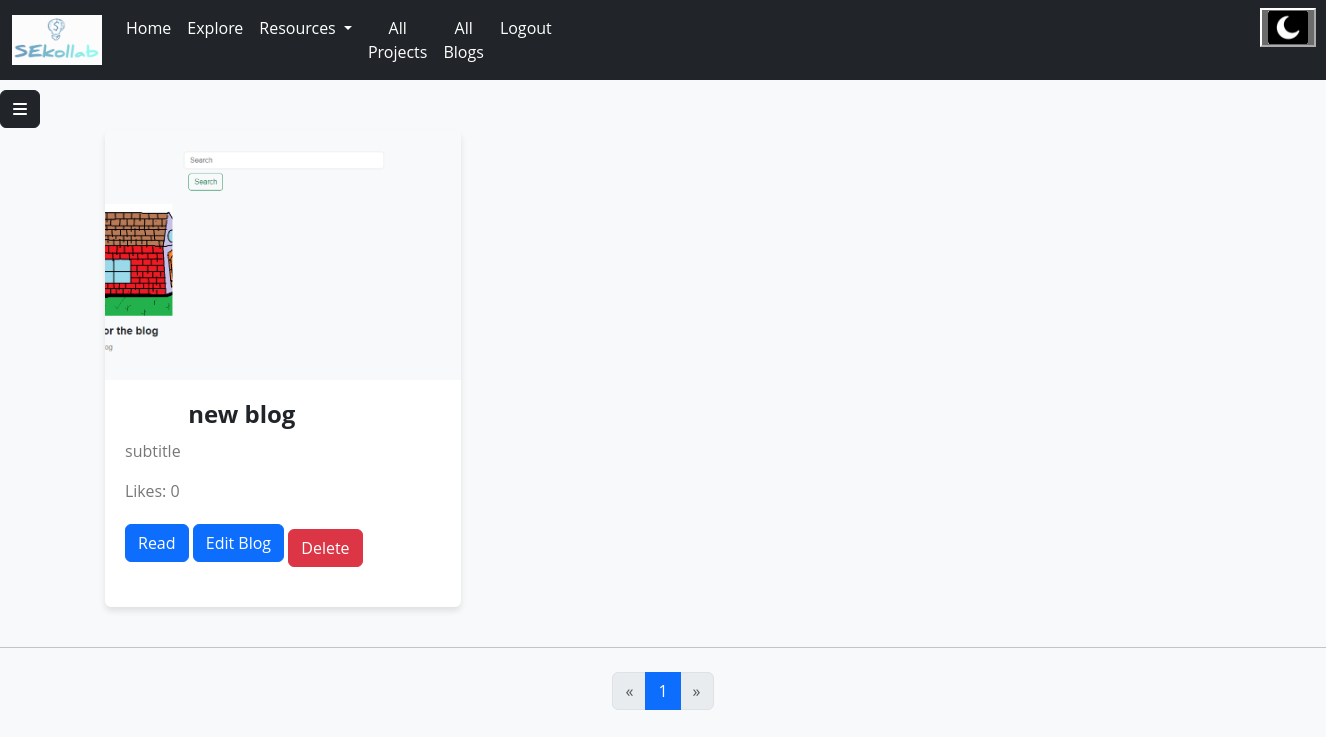
/myblogs (signed in), run on the app's committed database.
### models.py (models this page shows)
class Blog(db.Model):
    __tablename__ = "blogs"
    id = Column(Integer, primary_key=True, autoincrement=True)
    user_id = Column(Integer, ForeignKey('users.id'))
    title = Column(String, nullable=False)
    subtitle = Column(String, nullable=False)
    content = Column(String, nullable=False)
    blog_image = Column(String)
    like = Column(Integer, nullable=False, default=0)
    date = Column(String, default=datetime.date.today().strftime("%B %d, %Y"))
    author = relationship("User", back_populates="blogs")
    user = relationship("User", back_populates="blogs")

### main.py (the view)
@app.route("/myblogs", methods=["GET", "POST"])
@login_required
def myblogs():
    page = request.args.get("page", default=1, type=int)
    per_page = 10
    offset = (page - 1) * per_page
    blogs = Blog.query.filter_by(user_id=current_user.id).offset(offset).limit(per_page).all()
    user = User.query.filter_by(id=current_user.id).first()
    total_records = Blog.query.count()
    total_pages = (total_records // per_page) + (1 if total_records % per_page > 0 else 0)
    return render_template("myblogs.html", user=user, page=page, total_pages=total_pages, blogs=blogs)

### main.py (called while the page is built)
@login_manager.user_loader
def load_user(user_id):
    return User.query.get(int(user_id))

### templates/myblogs.html (shortened to what this page needs)
<!DOCTYPE html>
<html lang="en">
<head>
  <link href="https://your-font-service.com/fonts/css/style.css" rel="stylesheet">
  <link href="https://cdn.jsdelivr.net/npm/bootstrap@5.3.3/dist/css/bootstrap.min.css" rel="stylesheet">
  <link rel="stylesheet" href="../static/css/myblogs.css">
  <link rel="stylesheet" href="../static/css/sidebar.css">
</head>
<body>
  {% include "navigationloggedin.html" %}
  {% include "sidebar.html" %}
  <div class="container">
    {% if blogs %}
    <div class="row">
      {% for blog in blogs %}
      <div class="col-12 col-sm-6 col-md-6 col-lg-4 mb-4">
        <div class="card h-100">
          <img src="../{{ blog.blog_image}}" class="card-img-top" alt="Blog Image">
          <div class="card-body">
            <h5 class="card-title">{{ blog.title }}</h5>
            <p class="card-text">{{ blog.subtitle }}</p>
            <p class="card-text">Likes: {{ blog.like }}</p>
            <a href="{{ url_for('Specficblog', id=blog.id) }}"><button type="button" class="btn btn-primary">Read</button></a>
            <a href="{{ url_for('editblog', id=blog.id) }}"><button type="button" class="btn btn-primary">Edit Blog</button></a>
            <form action="{{ url_for('deleteblog', id=blog.id) }}" method="post" style="display:inline;">
              <button type="submit" class="btn btn-danger">Delete</button>
            </form>
          </div>
        </div>
      </div>
      {% endfor %}
    </div>
    {% else %}
    <h3 class="text-center">You have no blogs yet</h3>
    <div class="text-center">
      <a href="{{ url_for('newblog') }}"><button type="button" class="btn btn-info">Add new Blog</button></a>
    </div>
    {% endif %}
  </div>
  <hr>
  <nav class="my-4" aria-label="...">
    <ul class="pagination justify-content-center">
      <li class="page-item {{ 'disabled' if page <= 1 else '' }}">
        <a class="page-link" href="{{ url_for('allblogs', page=page-1) }}" tabindex="-1" aria-disabled="{{ 'true' if page <= 1 else 'false' }}">&laquo;</a>
      </li>
      {% for p in range(1, total_pages + 1) %}
      <li class="page-item {{ 'active' if p == page else '' }}">
        <a class="page-link" href="{{ url_for('allblogs', page=p) }}">{{ p }}</a>
      </li>
      {% endfor %}
      <li class="page-item {{ 'disabled' if page >= total_pages else '' }}">
        <a class="page-link" href="{{ url_for('allblogs', page=page+1) }}">&raquo;</a>
      </li>
    </ul>
  </nav>
</body>
</html>

### static/css/myblogs.css (style rules this page uses)
body { font-family: 'Open Sans', sans-serif; background-color: #f8f9fa; }
a { text-decoration: none; }
.card { border: none; box-shadow: 0 4px 6px rgba(0, 0, 0, 0.1); transition: transform 0.3s; margin-bottom: 30px; }
.card-img-top { width:100%; height: 250px; object-fit: cover; }
.card-body { padding: 20px; }
.card-title { font-size: 24px; font-weight: 700; margin-bottom: 10px; margin-left: 20%; }
.card-text { font-size: 16px; font-weight: 400; color: #777; }
.container { margin-top: 50px; }
a { text-decoration: none; text-align: center; }
form button { background-color: #dc3545; color: white; border: none; border-radius: 5px; padding: 5px 10px; margin-top: 10px; cursor: pointer; }

### static/css/sidebar.css (style rules this page uses)
a { text-decoration: none; }
li { color: black; }

### templates/myblogs.html (style rules this page uses)
.card { margin-bottom: 20px; }

### data on the page
Blog: title "new blog", subtitle "subtitle", like "0"

### other printed values
{{ p }} "1"
